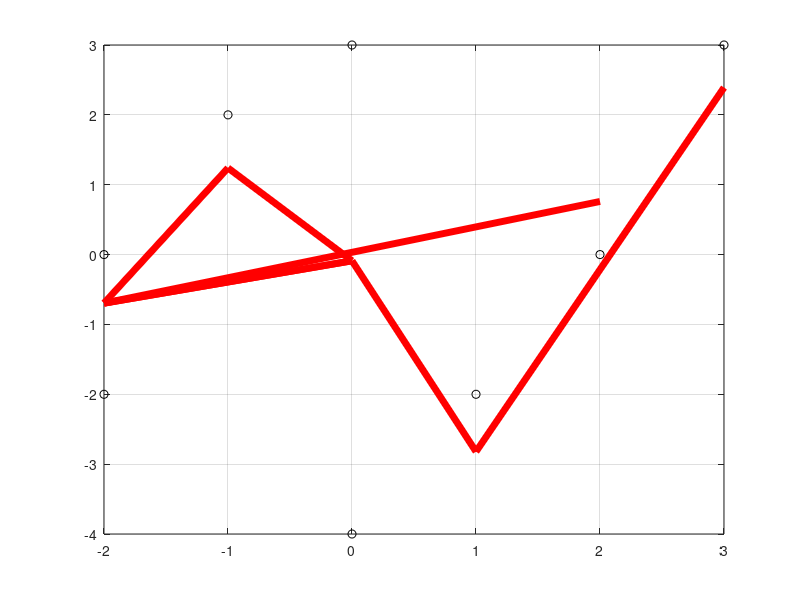

Reproduce this figure in MATLAB.

%% more least squares

t = [3,1,0,-1,-2,0,-2,2]'
A = [ cos(0*t) sin(t) cos(t) sin(2*t) cos(2*t) ]
A'*A
plot(t,A)
%%
b = [3,-2,3,2,-2,-4,0,0]'
scatter(t,b,'ok'), grid on
x = A\b
hold on, plot(t,A*x,'r')

hold off, plot(t,b,'ok'), grid on
x = A\b
hold on, plot(t,A*x,'r')



%% a little bit on handle graphics
h = plot(t, A*x, 'r');
set(h, 'linewidth', 5, 'color', 'red')

% also useful: click on an curve:
set(gco, 'linewidth', 20)
